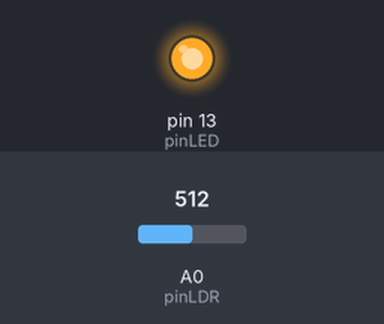
The sketch below on a simulated Arduino Uno, built with avr-gcc and run on an emulated ATmega328P. Parts: output pins drawn as LEDs (lit = HIGH). Inputs (shaded band) come from the test bench; at power-on: A0 (pinLDR) = 512.

Above: at 1.2 s.
1.3 s: A0 (pinLDR) set to 315
2.8 s: A0 (pinLDR) set to 295
At 3.8 s:
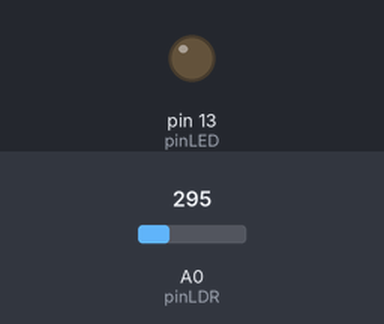
4.3 s: A0 (pinLDR) set to 306
At 5.0 s:
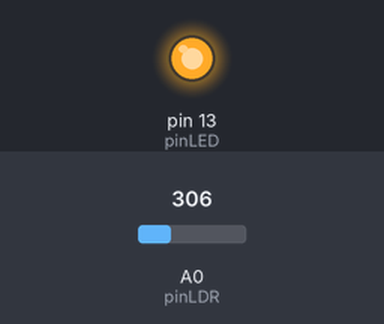
5.8 s: A0 (pinLDR) set to 122
At 6.1 s:
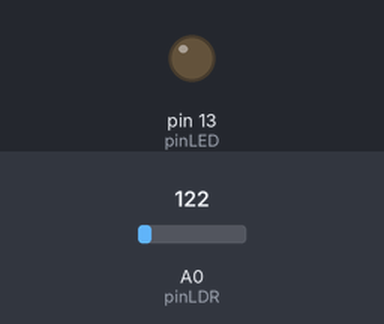
Timing chart, 0 to 8.3 s (numbered marks = the images above; inputs shaded):
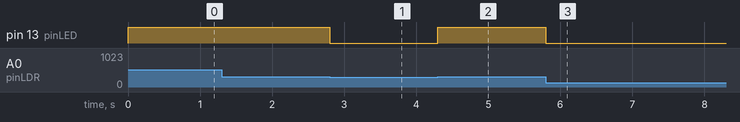

Measured:
- the behaviour switches between 302 and 301 on A0 (pinLDR) (found by bisection; images 0 and 1)
- after the input at 1.3 s, every drawn part: stays the same
- after the input at 2.8 s, pin 13 (pinLED): HIGH → LOW at once
- after the input at 4.3 s, pin 13 (pinLED): LOW → HIGH at once
- after the input at 5.8 s, pin 13 (pinLED): HIGH → LOW at once

The sketch:

LDR_com_LED.ino
```cpp
const int pinLED = 13;
const int pinLDR = A0;

void setup()

{
  Serial.begin(9600);
  pinMode(pinLED, OUTPUT);
  pinMode(pinLDR, INPUT);
}

void loop()
{
  int ldr = analogRead(pinLDR);
  if(ldr >301)
  {
    digitalWrite(pinLED, HIGH);
  }
  else
  {
    digitalWrite(pinLED, LOW);
  }
}
```
